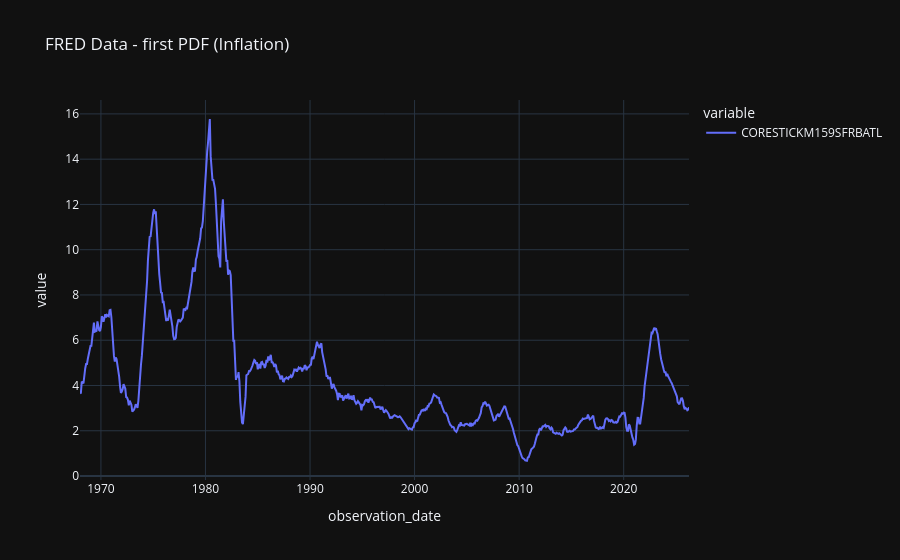

Here is the notebook cell this chart was saved with:
### Code cell
pdf.plot(title='FRED Data - first PDF (Inflation)')

### Figure 1 — Plotly figure (JSON) as saved in the notebook; plotly's stock layout.template omitted (floating-point values rounded to 4 significant figures; data arrays with more than 128 entries replaced by an {"elided": "..."} marker saying what was removed)
{"data": [{"hovertemplate": "variable=CORESTICKM159SFRBATL<br>observation_date=%{x}<br>value=%{y}<extra></extra>", "legendgroup": "CORESTICKM159SFRBATL", "line": {"color": "#636efa", "dash": "solid"}, "marker": {"symbol": "circle"}, "mode": "lines", "name": "CORESTICKM159SFRBATL", "orientation": "v", "showlegend": true, "type": "scatter", "x": {"elided": "700 str values"}, "xaxis": "x", "y": {"elided": "700 float values"}, "yaxis": "y"}], "layout": {"legend": {"title": {"text": "variable"}, "tracegroupgap": 0}, "title": {"text": "FRED Data - first PDF (Inflation)"}, "xaxis": {"anchor": "y", "domain": [0, 1], "title": {"text": "observation_date"}}, "yaxis": {"anchor": "x", "domain": [0, 1], "title": {"text": "value"}}}}
